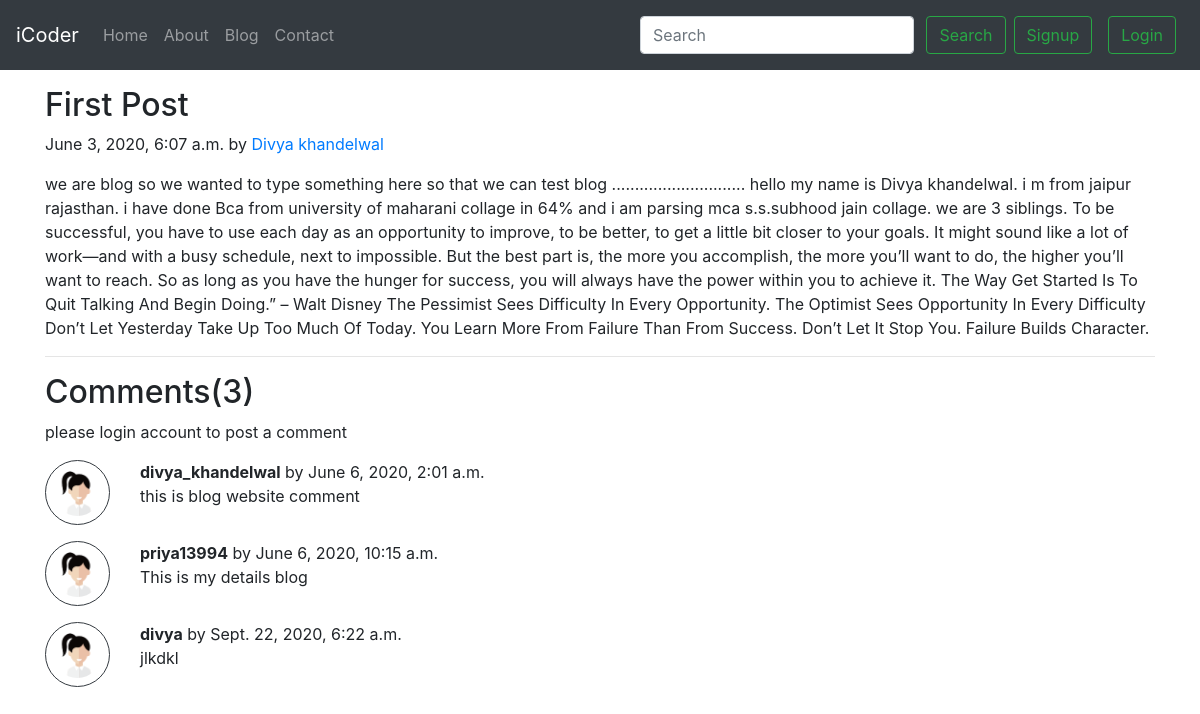
/blog/first-post, run on the app's committed database.
### blog/models.py (models this page shows, shortened)
class Post(models.Model):
    sno = models.AutoField(primary_key=True)
    title = models.CharField("title", max_length=255)
    content = models.TextField("Content")
    auther = models.CharField("Author", max_length=30)
    slug = models.CharField( max_length=120)
    image = models.ImageField(default="")
    datetime =models.DateTimeField(blank=True)

class BlogComment(models.Model):
    sno = models.AutoField(primary_key=True)
    comment = models.TextField()
    user = models.ForeignKey(User,on_delete=models.CASCADE)
    post = models.ForeignKey(Post,on_delete=models.CASCADE)
    parent = models.ForeignKey('self',on_delete=models.CASCADE,null=True)
    timestamp = models.DateTimeField(default=now)

### blog/views.py (the view)
# urls.py: path("<str:slug>", views.blogPost, name="blogpost"),
def blogPost(request,slug):
    post= Post.objects.filter(slug=slug).first()
    comments = BlogComment.objects.filter(post=post)
    context={'post':post,'comments':comments,'user':request.user}
    return render(request,'blog/blogPost.html',context)

### templates/blog/blogPost.html (shortened to what this page needs)
{% extends 'basic.html'%}
{% block body%}
{% load static %}
<div class="container my-3">
        <h2 class="blog-post-title">{{post.title}}</h2>
        <p class="blog-post-meta"> {{post.datetime}} by <a href="/ax">{{post.auther}}</a></p>
        <p>{{post.content}}</p>
        <hr>
</div>
<div class="container">
        <h2> Comments({{ comments.count }})</h2>
     <div class="my-2">
         {% if user.is_authenticated  %}
             <form action="/blog/postComment" method="post">
                    {% csrf_token %}
              <div class="form-group">
                <label for="comment">Post Comment</label>
                <input type="text" class="form-control" id="comment" name="comment" placeholder="enter comment here">
              </div>
               <input type="hidden" name="postSno" value="{{post.sno}}">
              <button type="submit" class="btn btn-primary" value="submit">Submit</button>
            </form>
         {% else %}
          <p> please login account to post a comment</p>
         {% endif %}
     </div>
        {% for comment in comments%}
        <div class="row my-3">
                <div class="col-md-1">
                    <img src="/static/img/user.png" class="rounded mx-auto d-block w-100 p-2 border border-dark rounded-circle" alt="user">
                </div>
                <div class="col-md-11"><b>{{comment.user.username}}</b> by {{comment.timestamp}}
                     <div>{{comment.comment}}</div>
                </div>
        </div>
        {% endfor %}
</div>
{% endblock body %}

### templates/basic.html (shortened to what this page needs)
<!doctype html>
<html lang="en">
  <head>
    <link rel="stylesheet" href="https://stackpath.bootstrapcdn.com/bootstrap/4.5.0/css/bootstrap.min.css">
  </head>
  <body>
<nav class="navbar navbar-expand-lg navbar-dark bg-dark">
  <a class="navbar-brand" href="/">iCoder</a>
  <div class="collapse navbar-collapse" id="navbarSupportedContent">
    <ul class="navbar-nav mr-auto">
      <li class="nav-item {% block homeactive %} {% endblock homeactive %}">
        <a class="nav-link" href="/">Home <span class="sr-only">(current)</span></a>
      </li>
      <li class="nav-item {% block aboutactive %} {% endblock aboutactive %}">
        <a class="nav-link" href="/ax">About</a>
      </li>
      <li class="nav-item {% block blogactive %} {% endblock blogactive %}">
        <a class="nav-link" href="/blog">Blog</a>
      </li>
      <li class="nav-item {% block contactactive %} {% endblock contactactive %}">
        <a class="nav-link" href="/contact">Contact</a>
      </li>
    </ul>
  <div class="ml-auto form-inline">
    <form method="get" action="/search" class=" my-2 my-lg-0">
      <input class="form-control mr-sm-2" type="search" placeholder="Search" aria-label="Search" name="query" id="query">
      <button class="btn btn-outline-success my-2 my-sm-0" type="submit">Search</button>
    </form>
  {%if user.is_authenticated %}
    <ul class="navbar-nav mr-2 ">
      <li class="nav-item dropdown">
        <a class="nav-link dropdown-toggle" href="#" id="navbarDropdown" role="button" data-toggle="dropdown" aria-haspopup="true" aria-expanded="false">
          Welcome {{request.user}}
        </a>
        <div class="dropdown-menu" aria-labelledby="navbarDropdown">
          <a class="dropdown-item" href="/logout">Logout</a>
        </div>
      </li>
    </ul>
    {% else %}
    <button type="button" class="btn btn-outline-success m-2" data-toggle="modal" data-target="#signupModal">
      Signup
    </button>
    <button type="button" class="btn btn-outline-success m-2" data-toggle="modal" data-target="#LoginModal">
      Login
    </button>
  {% endif %}
  </div>
  </div>
</nav>
{% block body %} {% endblock body %}
  </body>
</html>

### data on the page
Post: title "First Post", datetime "June 3, 2020, 6:07 a.m.", auther "Divya khandelwal", content "we are blog so we wanted to type something here so that we can test blog ............................. hello my name is Divya khandelwal. i m from jaipur rajasthan. i have done Bca from university of maharani collage in 64% and i am parsing mca s.s.subhood jain collage. we are 3 siblings. To be successful, you have to use each day as an opportunity to improve, to be better, to get a little bit closer to your goals. It might sound like a lot of work—and with a busy schedule, next to impossible. But the best part is, the more you accomplish, the more you’ll want to do, the higher you’ll want to reach. So as long as you have the hunger for success, you will always have the power within you to…"
BlogComment: user.username "divya_khandelwal", timestamp "June 6, 2020, 2:01 a.m.", comment "this is blog website comment"
BlogComment: user.username "priya13994", timestamp "June 6, 2020, 10:15 a.m.", comment "This is my details blog"
BlogComment: user.username "divya", timestamp "Sept. 22, 2020, 6:22 a.m.", comment "jlkdkl"

### other printed values
{{ comments.count }} "3"
